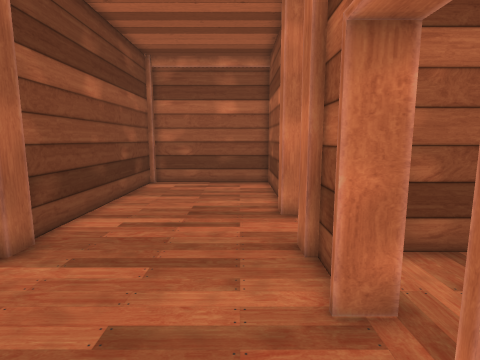
View 1 (above)

12 first-person views from a walk through a level from a Godot 3-D game. The camera is 1.4 m above the floor, tilts 8° down and sees 80° across. The floor is counted in squares, 0.5 m on a side. Each view is taken from the middle of a square. On the plan, view 1 faces up. The plan holds only what a view shows up to about 20 squares ahead; the rest is blank. Some surface patterns are stand-ins.

View 2
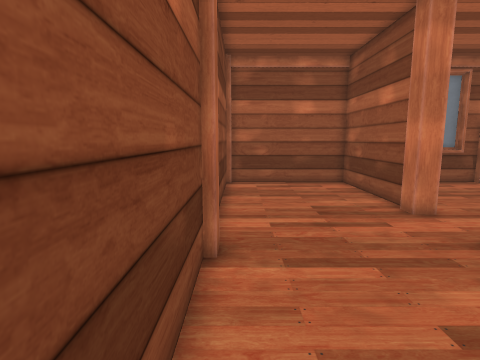

View 3
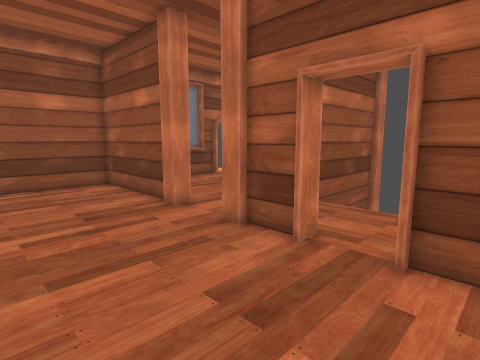

View 4
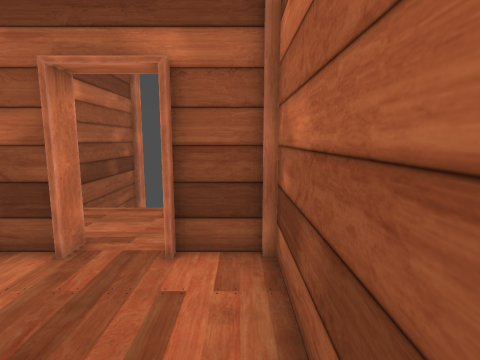

View 5
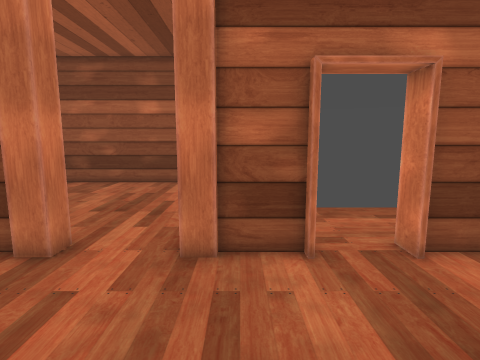

View 6
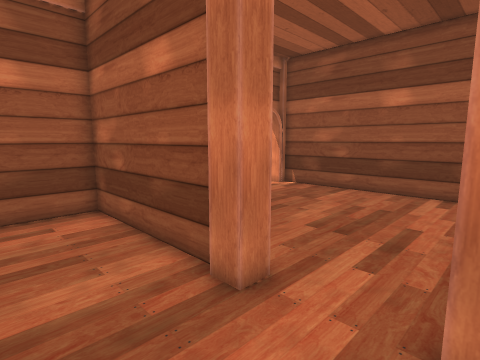

View 7
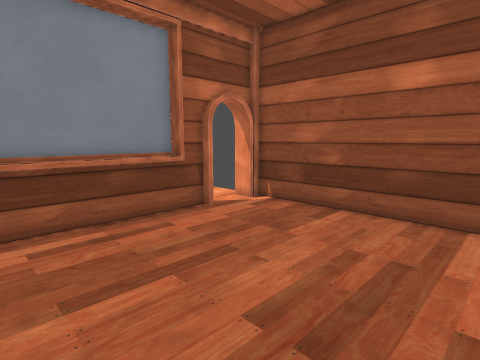

View 8
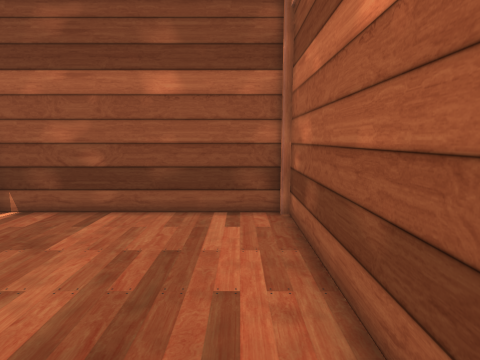

View 9
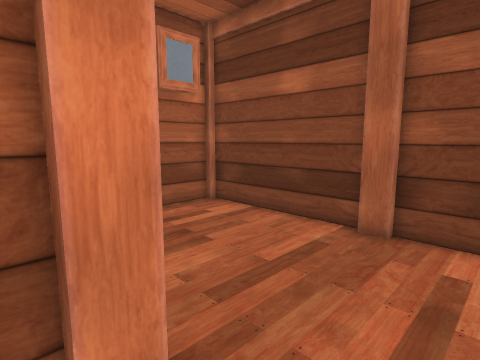

View 10
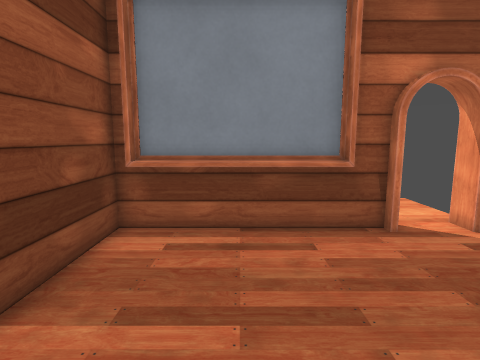

View 11
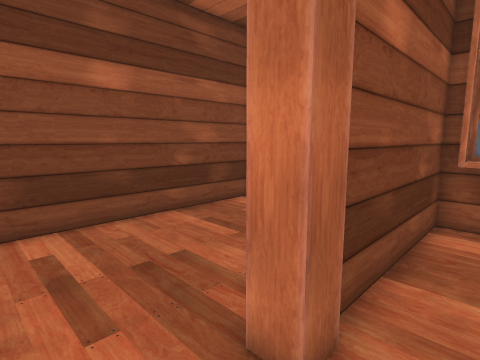

View 12
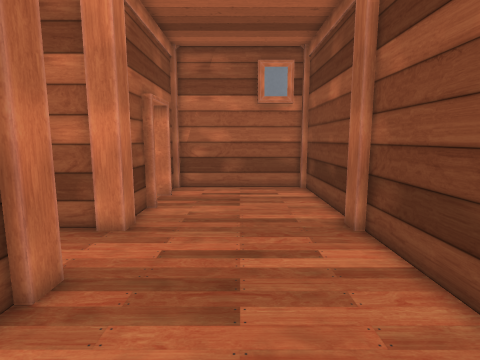

### Floor plan
Points are (right, up) in squares from view 1. A wall is a line through its corners. A room is listed if a view was taken in it or the views show most of it. See-through windows are left out.
Room 1 (views 1, 2, 3, 4, 5, 6, 12)
walls: (-5.6, 7.4) (-5.6, 6.5); (1.6, 6.6) (1.6, 7.4) (2.5, 7.4); (-5.9, 6.6) (-5.9, -0.6); (1.9, 11.4) (1.9, 18.9) (-5.9, 18.9) (-5.9, 7.4); (2.4, 10.6) (1.6, 10.6) (1.6, 11.5); (1.9, 4.4) (1.9, 6.6); (1.9, -0.6) (1.9, 1.6); (-5.6, -0.9) (1.6, -0.9)
ways out: opening at (2, 9) to room 2; opening at (2, 3)
Room 2 (views 7, 8, 9, 10, 11)
walls: (9.5, 18.5) (2.5, 18.5); (2.4, 11.5) (2.4, 10.6); (10.6, 18.9) (2.1, 18.9) (2.1, 12.1); (2.4, 7.1) (13.6, 7.1); (13.9, 7.4) (13.9, 18.5) (13.2, 18.5) (13.2, 19.6)
ways out: opening at (2, 9) to room 1; opening at (12.5, 19)

Where each view was taken, in squares from view 1:
view 1: 0 up, 0 right, facing up
view 2: 0 up, 5 left, facing up
view 3: 0 up, 5 left, facing up-right
view 4: 0 up, 5 left, facing right
view 5: 6 up, 5 left, facing right
view 6: 7 up, 2 left, facing up-right
view 7: 9 up, 3 right, facing up-right
view 8: 9 up, 3 right, facing right
view 9: 10 up, 3 right, facing down-left
view 10: 10 up, 6 right, facing up
view 11: 8 up, 4 right, facing up-left
view 12: 16 up, 2 left, facing down
